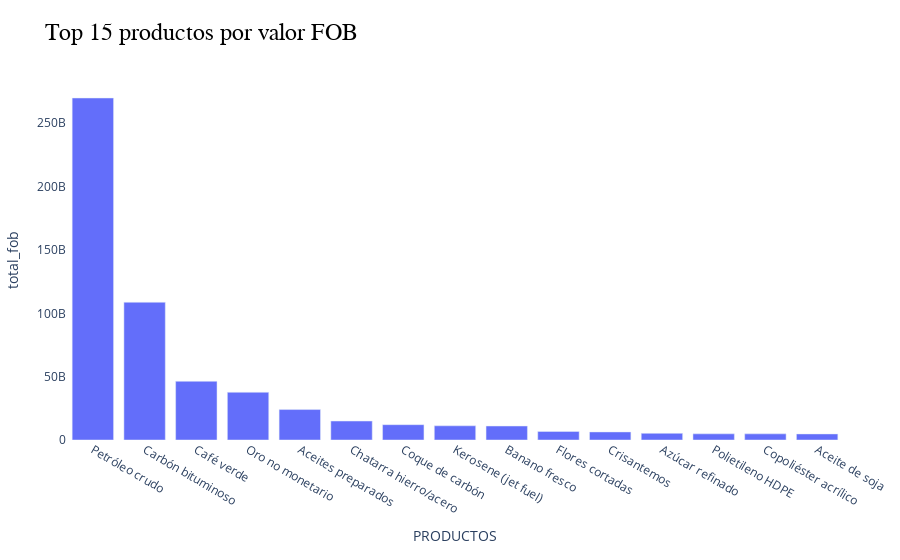

Notebook code cell kept with this figure:
### Code cell
fig = px.bar(top_productos_general, x="PRODUCTOS", y="total_fob",
              title="Top 15 productos por valor FOB")
fig = estilo(fig)
fig.show()

### Figure 1 — Plotly figure (JSON) as saved in the notebook; plotly's stock layout.template omitted (floating-point values rounded to 4 significant figures)
{"data": [{"hovertemplate": "PRODUCTOS=%{x}<br>total_fob=%{y}<extra></extra>", "legendgroup": "", "marker": {"color": "#636efa", "pattern": {"shape": ""}}, "name": "", "orientation": "v", "showlegend": false, "textposition": "auto", "type": "bar", "x": ["Petróleo crudo", "Carbón bituminoso", "Café verde", "Oro no monetario", "Aceites preparados", "Chatarra hierro/acero", "Coque de carbón", "Kerosene (jet fuel)", "Banano fresco", "Flores cortadas", "Crisantemos", "Azúcar refinado", "Polietileno HDPE", "Copoliéster acrílico", "Aceite de soja"], "xaxis": "x", "y": [269900000000.0, 108700000000.0, 46320000000.0, 37660000000.0, 24020000000.0, 14970000000.0, 12090000000.0, 11210000000.0, 11020000000.0, 6710000000.0, 6356000000.0, 5242000000.0, 4868000000.0, 4855000000.0, 4781000000.0], "yaxis": "y"}], "layout": {"barmode": "relative", "legend": {"tracegroupgap": 0}, "margin": {"b": 120, "l": 40, "r": 20, "t": 80}, "paper_bgcolor": "white", "plot_bgcolor": "white", "showlegend": false, "title": {"font": {"color": "black", "family": "Arial", "size": 24}, "text": "Top 15 productos por valor FOB"}, "xaxis": {"anchor": "y", "domain": [0, 1], "tickfont": {"size": 12}, "title": {"text": "PRODUCTOS"}}, "yaxis": {"anchor": "x", "domain": [0, 1], "tickfont": {"size": 12}, "title": {"text": "total_fob"}}}}
